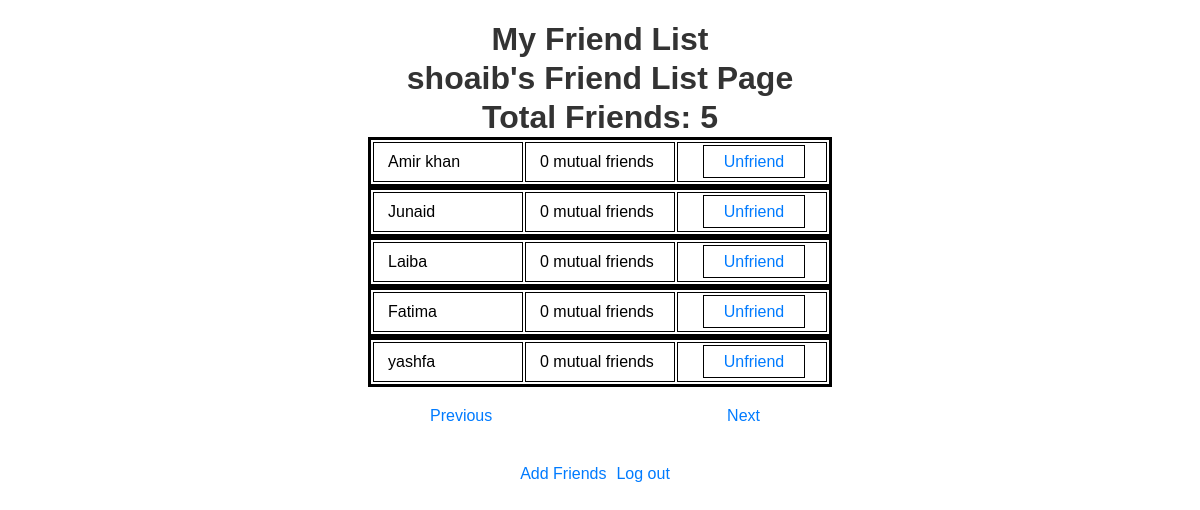
Screenshot of /friendlist.php (signed in) with the database file from the repository.
### tables this page shows
CREATE TABLE `friends` (
  `friend_id` int(11) NOT NULL,
  `friend_email` varchar(50) NOT NULL,
  `password` varchar(20) NOT NULL,
  `profile_name` varchar(30) NOT NULL,
  `date_started` date NOT NULL,
  `num_of_friends` int(11) DEFAULT NULL
);

### friendlist.php (the view, shortened to what this page needs)
<?php
include("functions/db.php");
$email = $_SESSION['email'];
$user_id = $_SESSION['friend_id'];
$profileNameQuery = "SELECT profile_name FROM friends WHERE friend_email = '$email'";
$profileNameResult = mysqli_query($conn, $profileNameQuery);
$row = mysqli_fetch_assoc($profileNameResult);
$profileName = $row['profile_name'];
$friendq = " SELECT * FROM `myfriends`  WHERE `friend_id1` = '$user_id'";
$friendq_run = mysqli_query($conn, $friendq);
$friendcount = mysqli_num_rows($friendq_run);
$RecordsPerPage = 5;
if (isset($_GET['page']) && is_numeric($_GET['page'])) {
    $currentPage = $_GET['page'];
} else {
    $currentPage = 1;
}
$offset = ceil($currentPage - 1) * $RecordsPerPage;
$friendprofileq = "SELECT f.friend_id2 as fid,f.friend_id1 as loggedinuserid, u.friend_id as userid, u.friend_email,u.profile_name,u.num_of_friends FROM friends u , myfriends f WHERE u.friend_id=f.friend_id2 AND f.friend_id1='$user_id' LIMIT $offset,$RecordsPerPage";
$friendprofleq_run = mysqli_query($conn, $friendprofileq);
?>
<!DOCTYPE html>
<html>
<head>
    <link rel="stylesheet" type="text/css" href="style/style.css">
</head>
<body>
    <h1>My Friend List</h1>
    <h1> <?php echo $profileName . "'s"; ?> Friend List Page</h1>
    <h1>Total Friends: <?php echo $friendcount ?></h1>
    <?php
    if (mysqli_num_rows($friendprofleq_run) > 0) {
        foreach ($friendprofleq_run as $profile) {
    ?>
    <table class="table">
        <tbody>
            <tr>
                <td><?= $profile['profile_name'] ?></td>
                <td><?= $profile['num_of_friends'] . " mutual friends" ?></td>
                <td style="text-align: center;"><a class="add_friend_btn"
                        href="functions/removefriend.php?user=<?= $profile['fid'] ?>">Unfriend</a></td>
            </tr>
        </tbody>
        <?php
        }
        $totalPages = ceil($friendcount / $RecordsPerPage);
    } else {
        echo "<h1 style='padding: 10px;'>No friends Yet</h1>";
    }
        ?>
    </table>
    <div class="btnss">
        <?php
                if ($currentPage > 1) {
                ?>
        <a href="?page=<?= ($currentPage - 1) ?>">Previous</a>
        <?php
                } else {
                ?>
        <a>Previous</a>
        <?php
                }
                ?>
        <?php
                if ($currentPage < $totalPages) {
                ?>
        <a href="?page=<?= ($currentPage + 1) ?>">Next</a>
        <?php
                } else {
                ?>
        <a>Next</a>
        <?php
                }
                ?>
    </div>
    <div class="links-container">
        <a href="friendadd.php">Add Friends</a>
        <a href="logout.php">Log out</a>
    </div>
</body>
</html>

### style/style.css (style rules this page uses)
body { display: flex; flex-direction: column; align-items: center; justify-content: center; font-family: Arial, sans-serif; margin: 20px; }
.links-container { display: flex; margin-top: 20px; }
.links-container a { margin-right: 10px; }
h1 { text-align: center; color: #333; }
a { margin-right: 10px; color: #007bff; text-decoration: none; }
.table { width: 40%; border: 3px solid black; }
td { padding: 10px 0px 10px 14px; border: 1px solid black; width: 33%; }
.add_friend_btn { text-decoration: none !important; outline: 1px solid black; padding: 7px 20px; }
.btnss { display: flex; width: 340px; justify-content: space-between !important; margin: 20px; margin-top: 20px !important; }

### friendlist.php (style rules this page uses)
h1 { margin: 1px !important; }

### rows the page displays
friends: profile_name "shoaib"
friends: profile_name "Amir khan", num_of_friends "0"
friends: profile_name "Junaid", num_of_friends "0"
friends: profile_name "Laiba", num_of_friends "0"
friends: profile_name "Fatima", num_of_friends "0"
friends: profile_name "yashfa", num_of_friends "0"

### other values shown
$friendcount "5"
